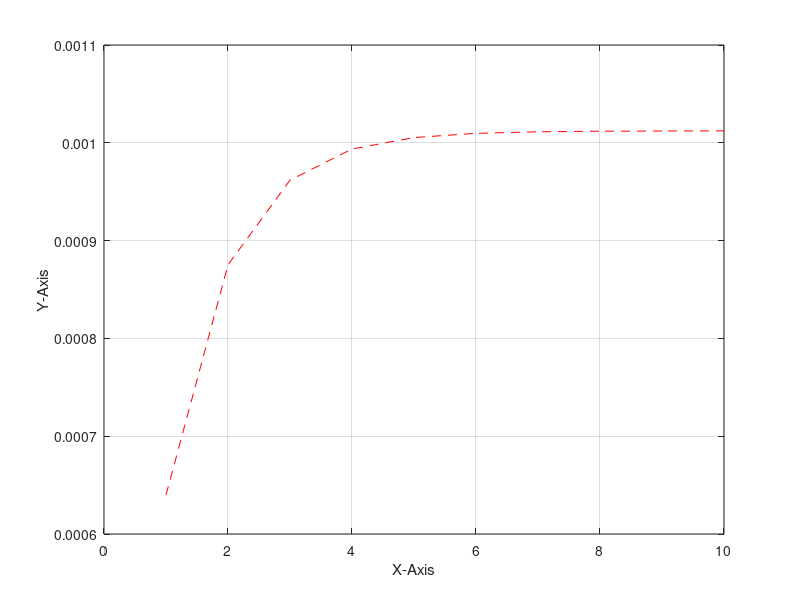

MATLAB code to generate this figure:
%Nouh Shaikh
%Lab 4 Homework Script 2

%Question 2 for Lab 4

clear,clc
%Notes below the input code indicate the designated value to be inputed for
%the question given in LAB.

%User inputs the value for Voltage.
V = input('Input the Voltage (V):')
% V = 230

%User inputs the value for Hertz.
f = input('Input the Hertz (Hz):')
%f = 50 

%User inputs the value for Omega.
R = input('Input the Omega Value:')
%R = 500 

%User inputs the value for Inductance. 
L = input('Input the Inductance Value (mH):')
%L = 650

%Calculation for W to rad/s
w = 2*pi*(f)

%Calculations for O
o = atan(w*L/R)

%Calculations for Z
Z = R+i*w*L

%Setting the t value for graph.
t = 1:1:10;

%Primary equation for calculating the inductance.
tango = V/abs(Z)*((cos((w.*t)-o))-((exp(-t.*R/L))*cos(o)))

plot(t, tango, '--r'), ylabel('Y-Axis'), xlabel('X-Axis'), grid

